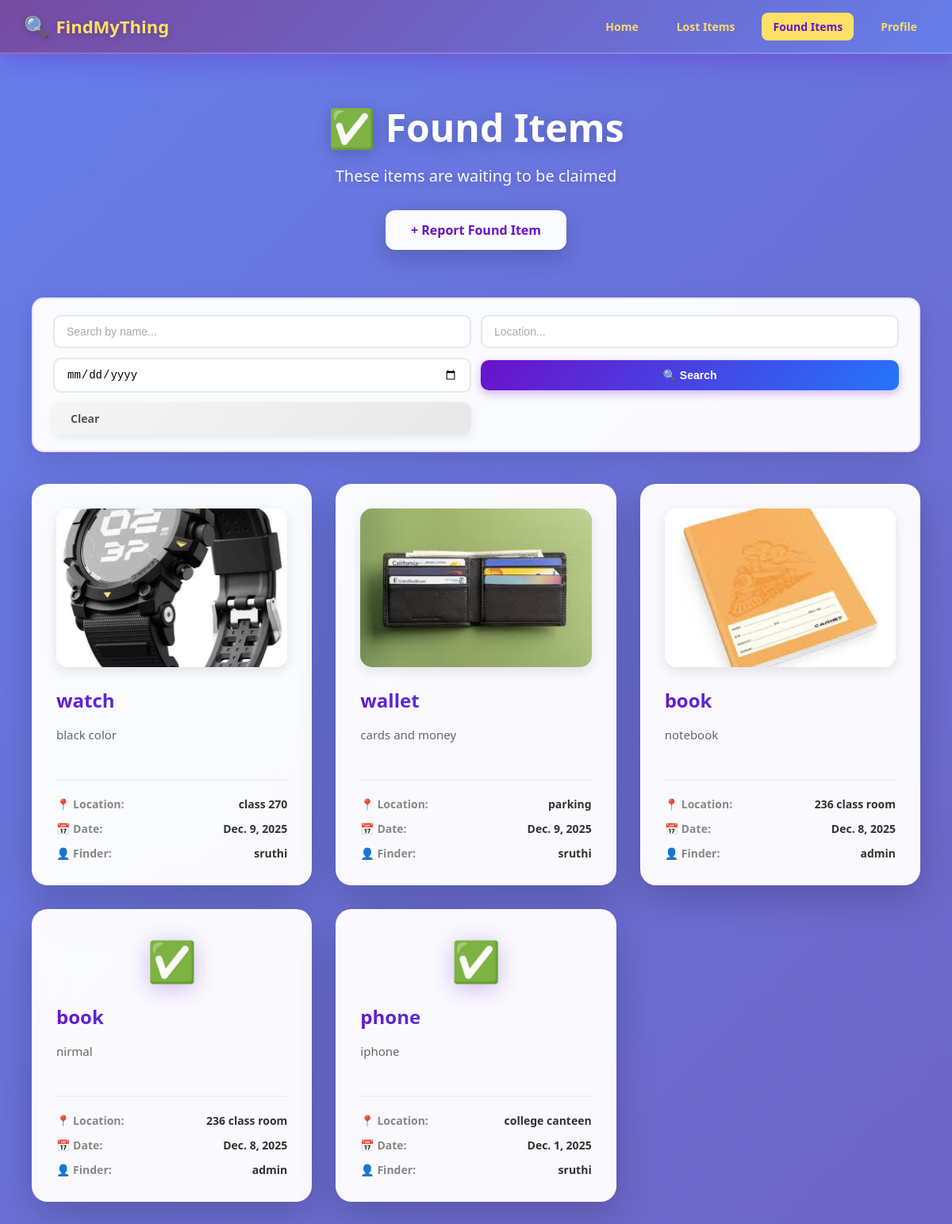
Screenshot of /view-found/ (signed in) with the database file from the repository.
### main/models.py (models this page shows)
class founditem(models.Model):
    CATEGORY_CHOICES = [
        ('Electronics', 'Electronics'),
        ('Documents', 'Documents'),
        ('Accessories', 'Accessories'),
        ('Clothing', 'Clothing'),
        ('Others', 'Others'),
    ]
    item_name = models.CharField(max_length=200)
    category = models.CharField(max_length=50, choices=CATEGORY_CHOICES, default='Others')
    description = models.TextField(blank=True)
    found_place = models.CharField(max_length=200)
    found_date = models.DateField()
    finder_name = models.CharField(max_length=150)
    phone_number = models.CharField(max_length=15)
    item_image = models.ImageField(upload_to='found_items/', blank=True, null=True)
    is_reunited = models.BooleanField(default=False)
    user = models.ForeignKey(User, on_delete=models.CASCADE, null=True)

### main/views.py (the view)
# urls.py: path('view-found/', views.view_found, name='view_found'),
@login_required(login_url='login')
def view_found(request):
    items = founditem.objects.filter(is_reunited=False)
    q = request.GET.get('q')
    if q:
        items = items.filter(item_name__icontains=q)
    loc = request.GET.get('location')
    if loc:
        items = items.filter(found_place__icontains=loc)
    date = request.GET.get('date')
    if date:
        items = items.filter(found_date=date)
    cat = request.GET.get('category')
    if cat:
        items = items.filter(category=cat)
    return render(request, 'view_found.html', {'found_items': items.order_by('-id')})

### main/templates/view_found.html (shortened to what this page needs)
{% load static %}
<!DOCTYPE html>
<html lang="en">
<head>
    <link rel="stylesheet" href="{% static 'view_items.css' %}">
</head>
<body>
    <nav class="navbar">
        <div class="logo">
            <span class="logo-icon">🔍</span>
            <span>FindMyThing</span>
        </div>
        <ul class="nav-links">
            <li><a href="{% url 'dashboard' %}" class="nav-link">Home</a></li>
            <li><a href="{% url 'view_lost' %}" class="nav-link">Lost Items</a></li>
            <li><a href="{% url 'view_found' %}" class="nav-link active">Found Items</a></li>
            <li><a href="{% url 'profile' %}" class="nav-link">Profile</a></li>
        </ul>
    </nav>
    <div class="page-container">
        <div class="page-header">
            <h1>✅ Found Items</h1>
            <p>These items are waiting to be claimed</p>
            <a href="{% url 'report_found' %}" class="btn-report">+ Report Found Item</a>
        </div>
        <form method="get" class="search-form">
            <input type="text" name="q" placeholder="Search by name..." value="{{ request.GET.q }}">
            <input type="text" name="location" placeholder="Location..." value="{{ request.GET.location }}">
            <input type="date" name="date" placeholder="Date" value="{{ request.GET.date }}">
            <button type="submit">🔍 Search</button>
            <a href="{% url 'view_found' %}" class="btn-clear">Clear</a>
        </form>
        <div class="items-grid">
            {% if found_items %}
                {% for item in found_items %}
                <a href="{% url 'found_item_detail' item.id %}" class="item-card-link">
                <div class="item-card">
                    {% if item.item_image %}
                        <img src="{{ item.item_image.url }}" alt="{{ item.item_name }}" class="item-image">
                    {% else %}
                        <div class="item-icon">✅</div>
                    {% endif %}
                    <h3>{{ item.item_name }}</h3>
                    <p class="item-desc">{{ item.description }}</p>
                    <div class="item-details">
                        <div class="detail-row">
                            <span class="label">📍 Location:</span>
                            <span class="value">{{ item.found_place }}</span>
                        </div>
                        <div class="detail-row">
                            <span class="label">📅 Date:</span>
                            <span class="value">{{ item.found_date }}</span>
                        </div>
                        <div class="detail-row">
                            <span class="label">👤 Finder:</span>
                            <span class="value">{{ item.finder_name }}</span>
                        </div>
                    </div>
                </div>
                </a>
                {% endfor %}
            {% else %}
                <div class="empty-state">
                    <div class="empty-icon">✅</div>
                    <h2>No Found Items</h2>
                    <p>There are no found items reported yet.</p>
                </div>
            {% endif %}
        </div>
    </div>
</body>
</html>

### main/static/view_items.css (style rules this page uses)
* { margin: 0; padding: 0; box-sizing: border-box; }
body { font-family: "Segoe UI", "Helvetica Neue", Arial, sans-serif; background: linear-gradient(135deg, #667eea 0%, #764ba2 50%, #f093fb 100%); background-size: 400% 400%; animation: gradientShift 15s ease infinite; min-height: 100vh; }
.navbar { display: flex; justify-content: space-between; align-items: center; padding: 15px 30px; background: linear-gradient(135deg, #764ba2, #667eea); backdrop-filter: blur(20px); box-shadow: 0 8px 32px rgba(106, 17, 203, 0.3); position: sticky; top: 0; z-index: 1000; border-bottom: 2px solid rgba(255, 255, 255, 0.2); }
.logo { font-size: 22px; font-weight: 800; color: #ffe066; display: flex; align-items: center; gap: 8px; cursor: pointer; text-shadow: 0 2px 10px rgba(0, 0, 0, 0.2); }
.logo-icon { font-size: 26px; }
.nav-links { list-style: none; display: flex; gap: 20px; margin: 0; }
.nav-link { text-decoration: none; color: rgba(255, 224, 102, 0.95); font-size: 14px; font-weight: 600; padding: 8px 14px; border-radius: 8px; transition: all 0.3s ease; }
.nav-link.active { background: #ffe066; color: #6a11cb; }
.page-container { max-width: 1400px; margin: 0 auto; padding: 60px 40px; }
.page-header { text-align: center; margin-bottom: 60px; animation: fadeIn 0.8s ease-out; }
.page-header h1 { font-size: 48px; font-weight: 900; color: white; margin-bottom: 15px; text-shadow: 0 4px 20px rgba(0, 0, 0, 0.2); }
.page-header p { font-size: 20px; color: rgba(255, 255, 255, 0.95); margin-bottom: 30px; text-shadow: 0 2px 10px rgba(0, 0, 0, 0.2); }
.btn-report { display: inline-block; padding: 14px 32px; background: rgba(255, 255, 255, 0.97); color: #6a11cb; text-decoration: none; border-radius: 12px; font-weight: 700; font-size: 16px; box-shadow: 0 10px 30px rgba(0, 0, 0, 0.2); transition: all 0.3s ease; }
.search-form { display: grid; grid-template-columns: 1.5fr 1fr 0.8fr auto auto; gap: 12px; align-items: center; margin-bottom: 40px; background: rgba(255, 255, 255, 0.97); padding: 20px 25px; border-radius: 15px; box-shadow: 0 10px 30px rgba(0, 0, 0, 0.12); border: 2px solid rgba(106, 17, 203, 0.1); }
.search-form input { padding: 11px 15px; border: 2px solid #e8e8e8; border-radius: 10px; font-size: 14px; font-weight: 500; transition: all 0.3s ease; background: white; }
.search-form input::placeholder { color: #aaa; }
.search-form button { padding: 11px 22px; background: linear-gradient(135deg, #6a11cb, #2575fc); color: white; border: none; border-radius: 10px; font-weight: 700; font-size: 14px; cursor: pointer; transition: all 0.3s ease; white-space: nowrap; box-shadow: 0 4px 12px rgba(106, 17, 203, 0.3); }
.btn-clear { padding: 11px 22px; background: linear-gradient(135deg, #f5f5f5, #e8e8e8); color: #555; text-decoration: none; border-radius: 10px; font-weight: 700; font-size: 14px; transition: all 0.3s ease; display: inline-block; white-space: nowrap; box-shadow: 0 4px 12px rgba(0, 0, 0, 0.08); }
@media (max-width: 1200px) { .search-form { grid-template-columns: 1fr 1fr; } }
.items-grid { display: grid; grid-template-columns: repeat(auto-fill, minmax(320px, 1fr)); gap: 30px; }
.item-card-link { text-decoration: none; color: inherit; display: block; }
.item-card { background: rgba(255, 255, 255, 0.97); backdrop-filter: blur(20px); border-radius: 20px; padding: 30px; box-shadow: 0 15px 50px rgba(0, 0, 0, 0.2); border: 1px solid rgba(255, 255, 255, 0.5); transition: all 0.3s ease; animation: fadeIn 0.8s ease-out; cursor: pointer; }
.item-icon { font-size: 50px; text-align: center; margin-bottom: 20px; filter: drop-shadow(0 5px 15px rgba(106, 17, 203, 0.3)); }
.item-card h3 { font-size: 24px; font-weight: 800; color: #333; margin-bottom: 15px; background: linear-gradient(135deg, #6a11cb, #2575fc); -webkit-background-clip: text; -webkit-text-fill-color: transparent; background-clip: text; }
.item-desc { font-size: 15px; color: #666; line-height: 1.6; margin-bottom: 20px; min-height: 48px; }
.item-details { display: flex; flex-direction: column; gap: 12px; padding-top: 20px; border-top: 2px solid #f0f0f0; }
.detail-row { display: flex; justify-content: space-between; align-items: center; font-size: 14px; }
.label { font-weight: 700; color: #888; }
.value { font-weight: 600; color: #333; }
.item-image { width: 100%; height: 200px; object-fit: cover; border-radius: 15px; margin-bottom: 20px; box-shadow: 0 5px 15px rgba(0, 0, 0, 0.1); }

### rows the page displays
founditem: item_image (picture), item_name "watch", description "black color", found_place "class 270", found_date "Dec. 9, 2025", finder_name "sruthi"
founditem: item_image (picture), item_name "wallet", description "cards and money", found_place "parking", found_date "Dec. 9, 2025", finder_name "sruthi"
founditem: item_image (picture), item_name "book", description "notebook", found_place "236 class room", found_date "Dec. 8, 2025", finder_name "admin"
founditem: item_name "book", description "nirmal", found_place "236 class room", found_date "Dec. 8, 2025", finder_name "admin"
founditem: item_name "phone", description "iphone", found_place "college canteen", found_date "Dec. 1, 2025", finder_name "sruthi"
